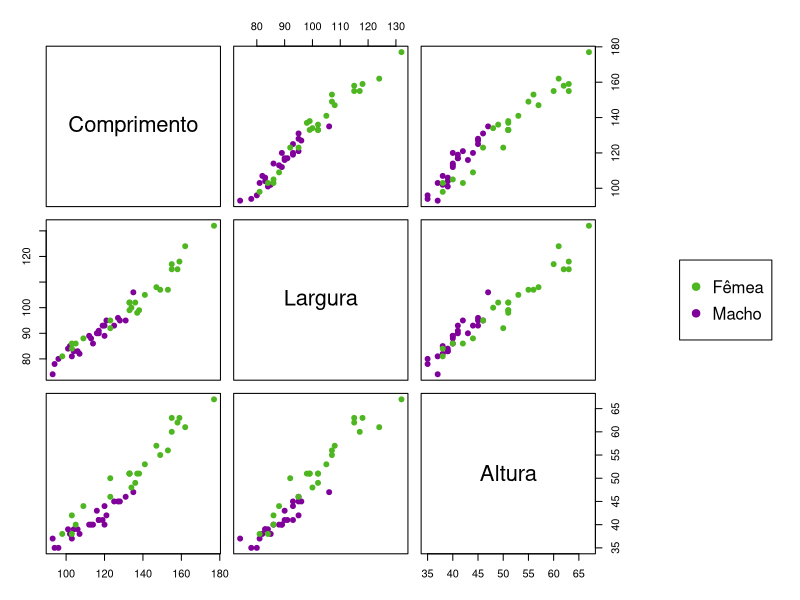
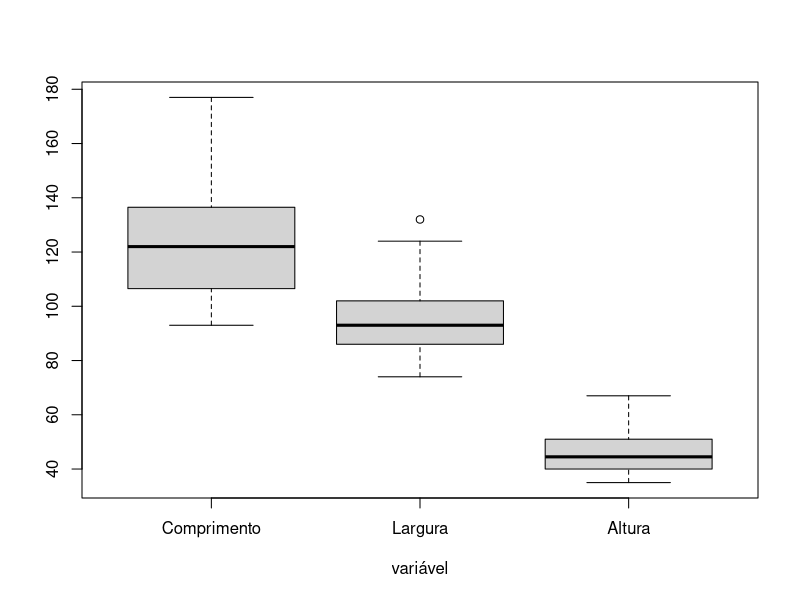
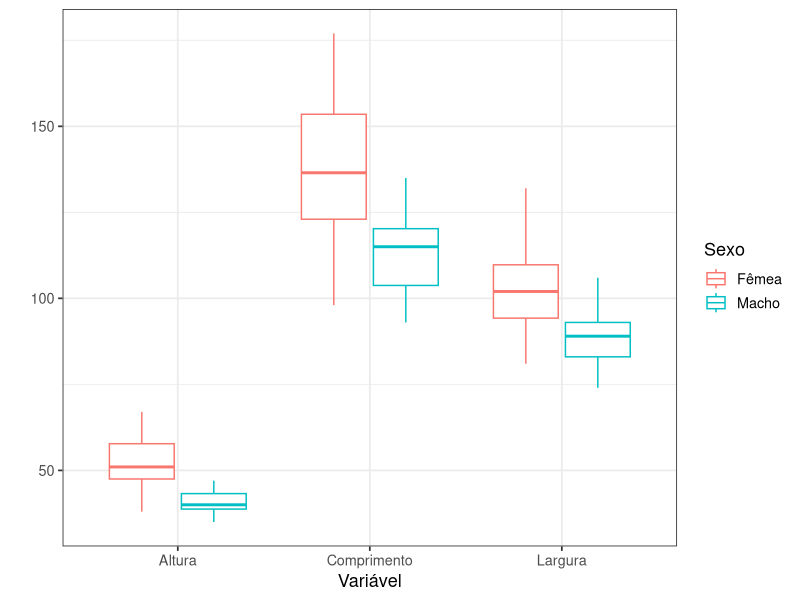
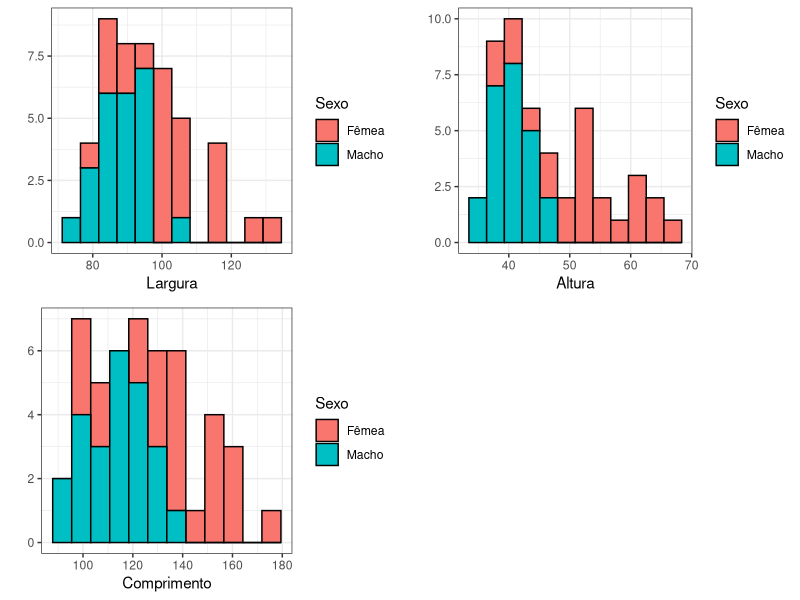
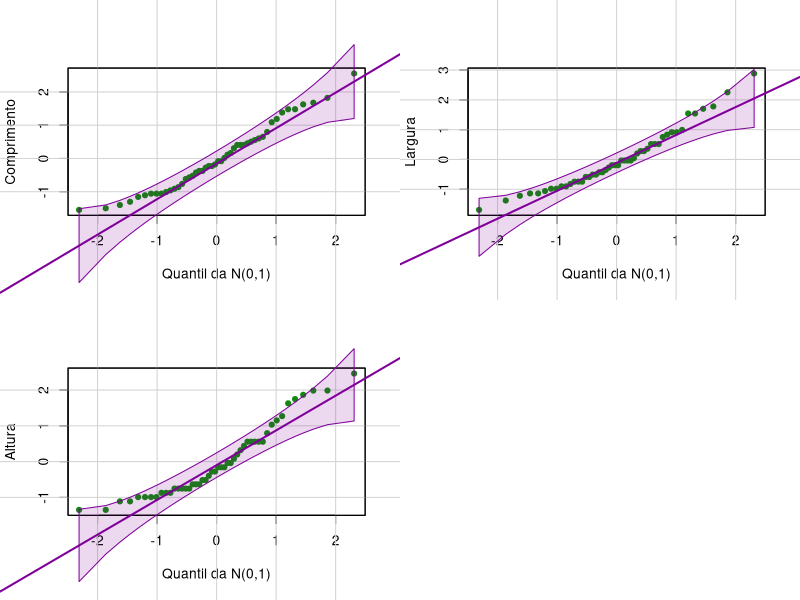

Here is the R script that generated these plots, in order:
library(tidyverse)
library(grid)
library(gridExtra)
library(car)

# Leitura dos dados
tartarugas <- read_csv("dados/tartarugas.csv")

# Transformando em factor
tartarugas$sex <- as.factor(tartarugas$sex)

# Mudando nomes das colunas
colnames(tartarugas) <- c("Comprimento", "Largura", "Altura", "Sexo")

################################################################################
############################# Analise Descritiva ###############################
################################################################################

# Variáveis sumárias
medados <-rbind(apply(tartarugas[1:3],2,mean),
                apply(tartarugas[1:3],2,var),
                apply(tartarugas[1:3],2,sd),
                100*apply(tartarugas[1:3],2,sd)/apply(tartarugas[1:3],2,mean),
                apply(tartarugas[1:3],2,min),
                apply(tartarugas[1:3],2,quantile,0.5),
                apply(tartarugas[1:3],2,max))
                
rownames(medados)<-c("Média","Var.","DP","CV(%)","Mínimo","Mediana","Máximo")
    
round(medados,2)

# Sumarias do grupo macho
round(rbind(apply(tartarugas[tartarugas[4]=="Macho",-4],2,mean),
            apply(tartarugas[tartarugas[4]=="Macho",-4],2,var),
            apply(tartarugas[tartarugas[4]=="Macho",-4],2,sd),
            100*apply(tartarugas[tartarugas[4]=="Macho",-4],2,sd)/
              apply(tartarugas[tartarugas[4]=="Macho",-4],2,mean),
            apply(tartarugas[tartarugas[4]=="Macho",-4],2,min),
            apply(tartarugas[tartarugas[4]=="Macho",-4],2,quantile,0.5),
            apply(tartarugas[tartarugas[4]=="Macho",-4],2,max)),2)

#Sumarias do grupo femêa
round(rbind(apply(tartarugas[tartarugas[4]=="Fêmea",-4],2,mean),
            apply(tartarugas[tartarugas[4]=="Fêmea",-4],2,var),
            apply(tartarugas[tartarugas[4]=="Fêmea",-4],2,sd),
            100*apply(tartarugas[tartarugas[4]=="Fêmea",-4],2,sd)/
              apply(tartarugas[tartarugas[4]=="Fêmea",-4],2,mean),
            apply(tartarugas[tartarugas[4]=="Fêmea",-4],2,min),
            apply(tartarugas[tartarugas[4]=="Fêmea",-4],2,quantile,0.5),
            apply(tartarugas[tartarugas[4]=="Fêmea",-4],2,max)),2)

# Gráfico de dispersão
par(mfrow=c(1,1))
pairs(tartarugas[1:3],
      col = c("#4DB620", "#80009A")[tartarugas$Sexo],  # Mudar cor por grupo
      pch = 19,                                        # Mudar pontos
      labels = c("Comprimento", "Largura", "Altura"),
      oma=c(3,3,3,15))
par(xpd = TRUE)
legend("right", col = c("#4DB620", "#80009A"),
       pch = c(19,19), legend = c("Fêmea","Macho"))

# Boxplot geral
par(mfrow=c(1,1))
boxplot(tartarugas[1:3],xlab="variável")

# Boxplot por sexo
tartarugas %>% gather("a", "b", -Sexo) %>%
  ggplot(aes(x=a, y=b, color=Sexo))+
  geom_boxplot()+
  labs(
    x = "Variável",
    y = "",
    color = "Sexo"
  ) +
  theme_bw(base_size = 13)

# Histogramas
grid.arrange(tartarugas %>% ggplot()+
               geom_histogram(aes(Largura, fill=Sexo), bins=12, col="black")+
               labs(y = "")+
               theme_bw(), 
             tartarugas %>% ggplot()+
               geom_histogram(aes(Altura, fill=Sexo), bins=12, col="black")+
               labs(y = "")+
               theme_bw(),
             tartarugas %>% ggplot()+
               geom_histogram(aes(Comprimento, fill=Sexo), bins=12, col="black")+
               labs(y = "")+
               theme_bw(),
             nrow=2, ncol=2)

# Gráfico Q-Q
par(mfrow=c(2,2))
for(i in 1:3){
  qqPlot(scale(tartarugas[i]),dist="norm", id=F,
         mean=0,sd=1,col.lines="#80009A",pch = 19, col="#108A0C",
         xlab="Quantil da N(0,1)",ylab=colnames(tartarugas)[i])
}

################################################################################
################################# Modelagem ####################################
################################################################################
